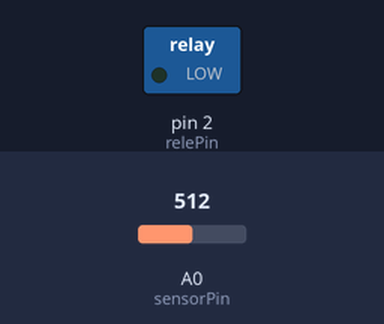
This sketch was run on a simulated Arduino Uno, built with avr-gcc and run on an emulated ATmega328P. Parts: switched loads named in the sketch (green lamp = pin HIGH). The inputs (shaded band) are chosen by the test bench; at power-on: A0 (sensorPin) = 512. What the sketch prints to the serial monitor is not drawn.

Above: at 1.2 s.
1.3 s: A0 (sensorPin) set to 543
2.8 s: A0 (sensorPin) set to 558
7.0 s: A0 (sensorPin) set to 560
At 8.4 s:
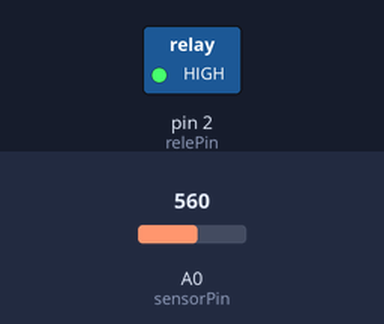
Timing chart, 0 to 10.5 s (numbered marks = the images above; inputs shaded):
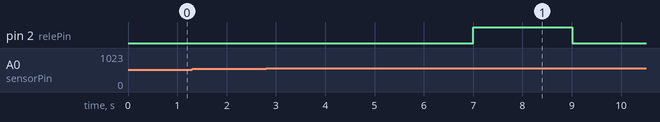

Measured:
- after the input at 1.3 s, every drawn part: stays the same
- after the input at 2.8 s, every drawn part: stays the same

The sketch:

Pumpe_Jordfuktsensor_test.ino
```cpp
int thresholdUp = 550; //Tørt
int thresholdDown = 300; //Vått

//Veldig tørr jord ute = 557 og 540

int sensorPin = A0;

//Water pump
int relePin = 2;

void setup(){
  Serial.begin(9600);

  pinMode(relePin, OUTPUT);
}

int needWater = 0;
int waitTime = 5;

void loop(){

  String DisplayWords;
  String WaterLevel;


  int sensorValue;
  sensorValue = analogRead(sensorPin);


  WaterLevel = String(analogRead(sensorPin), DEC);
  Serial.print("Water Level:");
  Serial.println(WaterLevel);


  if (sensorValue > thresholdUp){
    String DisplayWords = "Dry, Water it!";
    needWater = needWater + 1;
    if (needWater >= waitTime){
      StartPump();
      delay(2000);
      StopPump();
      needWater = 0;
    }
    Serial.print(DisplayWords);


  } else if (sensorValue < thresholdDown){
    String DisplayWords = "Wet, Leave it!";
    if (relePin == HIGH){
      needWater = 0;
      StopPump();
    } else{
      Serial.print(DisplayWords);
    }

  } else {
    Serial.print(sensorValue);
  }
  delay(1000);
}


//Funksjon for å starte pumpa
void StartPump(){
  digitalWrite(relePin, HIGH);
}

//Funksjon for å stoppe punpa
void StopPump(){
  digitalWrite(relePin, LOW);
}
```
